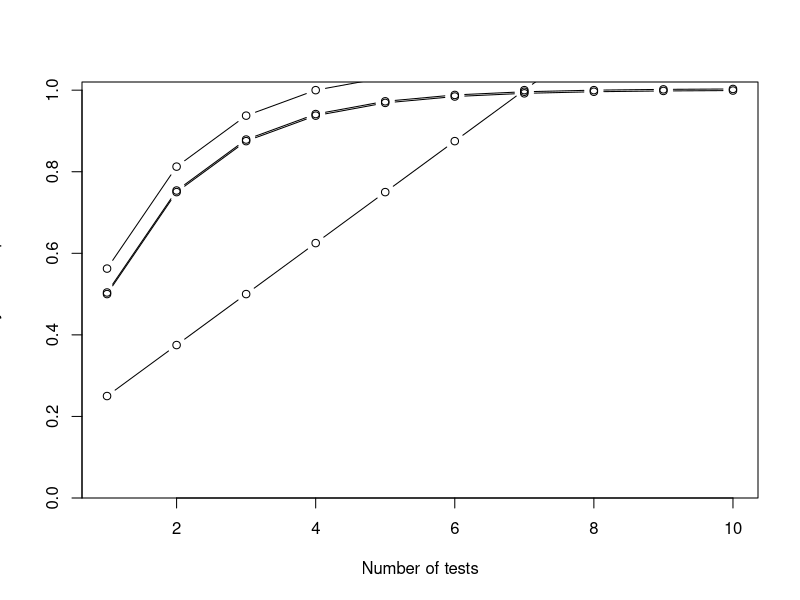
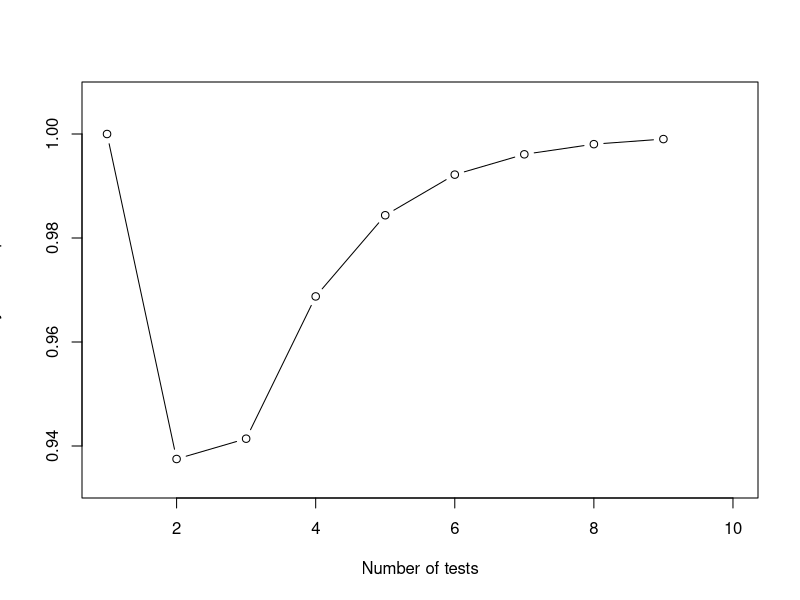

R code for these plots, in order:
#
# MCDC_FP.R, 30 Sep 20
# Data from:
# Applicability of modified condition/decision coverage to software testing
# John Joseph Chilenski and Steven P. Miller
#
# Example from:
# Evidence-based Software Engineering: based on the publicly available data
# Derek M. Jones
#
# TAG example_testing MC/DC testing


# When there are two functions per input value
c2=function(n)
{
lines(m, 1-(2^n-m-1)/2^n, type="b")
}

# When there are two functions per input value,
# i.e., always true and always false are included.
Pnm=function(n, m)
{
return(1-(2^(2^n-m)-1)/2^2^n)
}


p_disting=function(n)
{
lines(m, Pnm(n, m), type="b")
}

# Probability if there are m=n+1 tests, i.e., MC/DC requirement
mc_dc_false_prob=function(max_n)
{
lines(1:max_n, Pnm(1:max_n, 2:(max_n+1)), type="b")
}


m=1:10

# Various cases
plot(0, type="n",
	yaxs="i",
	xlim=c(1, 10), ylim=c(0, 1.02),
	xlab="Number of tests", ylab="Probability of false positive\n")

c2(3)
p_disting(2)
p_disting(3)
p_disting(7)


# Plot probability when there are m=n+1 tests, i.e., MC/DC requirement
plot(0, type="n",
	yaxs="i",
	xlim=c(1, 10), ylim=c(0.93, 1.01),
	xlab="Number of tests", ylab="Probability of false positive\n")

mc_dc_false_prob(9)



